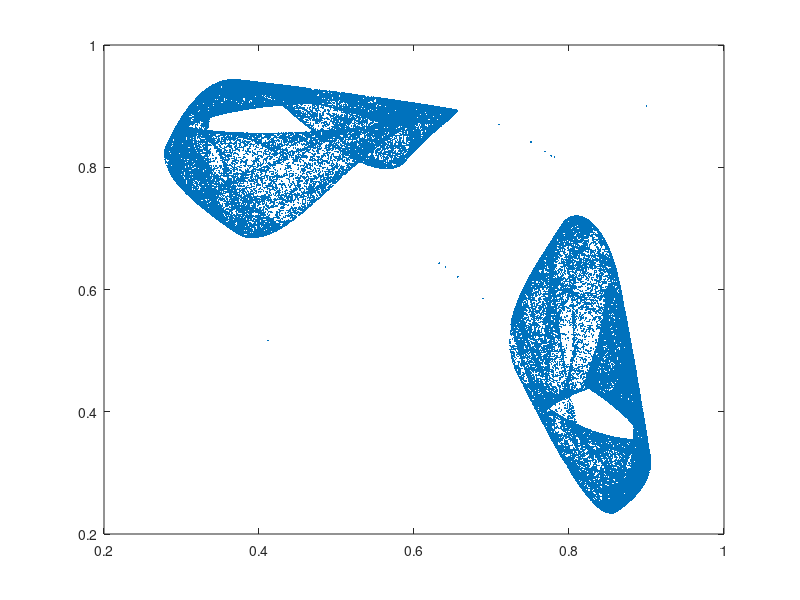

Source code (MATLAB):
total = 100000;
x = zeros(total,1);
y = zeros(total,1);
myu1 = 3.04;
myu2 = 3.04;
lambda1 = 0.17;
lambda2 = 0.15;
x(1) = 0.9;
y(1) = 0.9;


for i = 1:total - 1
	x(i + 1) = x(i) * myu1 * (1 - x(i)) + lambda1 * (y(i) * y(i));
	y(i + 1) = y(i) * myu2 * (1 - y(i)) + lambda2 * ((x(i) * x(i)) + x(i) * y(i)); 
endfor
printf("\nIn twodlma\n");
plot(x,y,'.','MarkerSize',4);
x(total - 2)
x(total - 3)
x(total - 4)
x(total - 5)


